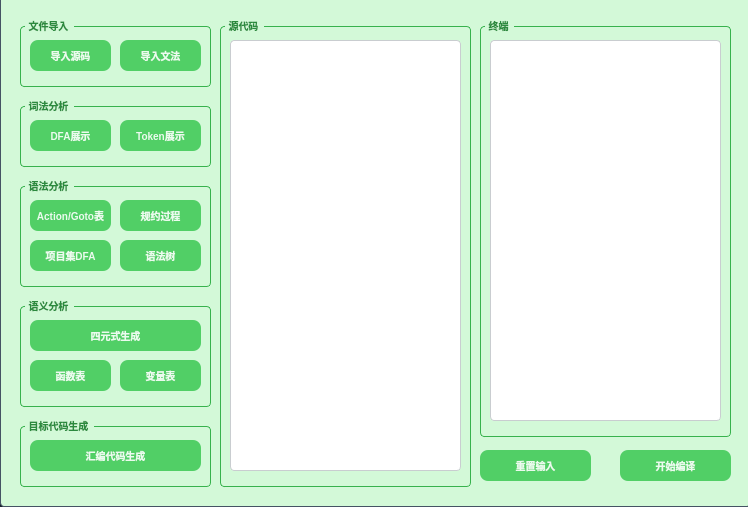
<?xml version="1.0" encoding="UTF-8"?>
<ui version="4.0">
 <class>myCompilerClass</class>
 <widget class="QMainWindow" name="myCompilerClass">
  <property name="geometry">
   <rect>
    <x>0</x>
    <y>0</y>
    <width>748</width>
    <height>507</height>
   </rect>
  </property>
  <property name="windowTitle">
   <string>LR(1) 类 C 文法编译器</string>
  </property>
  <property name="windowIcon">
   <iconset>
    <normaloff>:/myCompiler/picture/icon.png</normaloff>:/myCompiler/picture/icon.png</iconset>
  </property>
  <widget class="QWidget" name="centralWidget">
   <property name="styleSheet">
    <string notr="true">QWidget {
  background-color: #19232D;
  border: 0px solid #455364;
  padding: 0px;
  color: #E0E1E3;
  selection-background-color: #346792;
  selection-color: #E0E1E3;
}

QWidget:disabled {
  background-color: #19232D;
  color: #9DA9B5;
  selection-background-color: #26486B;
  selection-color: #9DA9B5;
}

QWidget::item:selected {
  background-color: #346792;
}

QWidget::item:hover:!selected {
  background-color: #1A72BB;
}</string>
   </property>
   <widget class="QGroupBox" name="groupBox">
    <property name="geometry">
     <rect>
      <x>0</x>
      <y>-10</y>
      <width>751</width>
      <height>521</height>
     </rect>
    </property>
    <property name="styleSheet">
     <string notr="true">QGroupBox {
color: rgb(170, 170, 255);
background-color: rgb(211, 249, 216);
  font-weight: bold;
  border: 1px solid #455364;
  border-radius: 4px;
  padding: 2px;
  margin-top: 6px;
  margin-bottom: 4px;
}

QGroupBox::title {
  rgb(255, 255, 255)
  subcontrol-origin: margin;
  subcontrol-position: top left;
  left: 4px;
  padding-left: 2px;
  padding-right: 4px;
  padding-top: -4px;
}

QGroupBox::indicator {
  margin-left: 2px;
  margin-top: 2px;
  padding: 0;
  height: 14px;
  width: 14px;
}
</string>
    </property>
    <property name="title">
     <string/>
    </property>
    <widget class="QGroupBox" name="groupBox_3">
     <property name="geometry">
      <rect>
       <x>20</x>
       <y>110</y>
       <width>191</width>
       <height>71</height>
      </rect>
     </property>
     <property name="styleSheet">
      <string notr="true">QGroupBox 
{
	border-color: rgb(55, 178, 77);
	color: rgb(43, 138, 62);
	font-size: 10px;
}

QGroupBox::title 
{
    left: 5px;
    top: -5px;
}</string>
     </property>
     <property name="title">
      <string>词法分析</string>
     </property>
     <widget class="QPushButton" name="action_DFA">
      <property name="geometry">
       <rect>
        <x>10</x>
        <y>20</y>
        <width>81</width>
        <height>31</height>
       </rect>
      </property>
      <property name="styleSheet">
       <string notr="true">QPushButton {
	background-color: rgb(81, 207, 102);
	padding: 3px 6px 3px 6px;
	font-weight: 700;
	font-size: 10px;
	border-radius: 8px;
	color: rgb(235, 251, 238);
}

QPushButton:hover
{
    background-color:rgb(140, 233, 154);
    cursor: pointer;
}</string>
      </property>
      <property name="text">
       <string>DFA展示</string>
      </property>
     </widget>
     <widget class="QPushButton" name="action_Token">
      <property name="geometry">
       <rect>
        <x>100</x>
        <y>20</y>
        <width>81</width>
        <height>31</height>
       </rect>
      </property>
      <property name="styleSheet">
       <string notr="true">QPushButton {
	background-color: rgb(81, 207, 102);
	padding: 3px 6px 3px 6px;
	font-weight: 700;
	font-size: 10px;
	border-radius: 8px;
	color: rgb(235, 251, 238);
}

QPushButton:hover
{
    background-color:rgb(140, 233, 154);
    cursor: pointer;
}</string>
      </property>
      <property name="text">
       <string>Token展示</string>
      </property>
     </widget>
    </widget>
    <widget class="QGroupBox" name="groupBox_4">
     <property name="geometry">
      <rect>
       <x>20</x>
       <y>190</y>
       <width>191</width>
       <height>111</height>
      </rect>
     </property>
     <property name="styleSheet">
      <string notr="true">QGroupBox 
{
	border-color: rgb(55, 178, 77);
	color: rgb(43, 138, 62);
	font-size: 10px;
}

QGroupBox::title 
{
    left: 5px;
    top: -5px;
}</string>
     </property>
     <property name="title">
      <string>语法分析</string>
     </property>
     <widget class="QPushButton" name="action_Process">
      <property name="geometry">
       <rect>
        <x>100</x>
        <y>20</y>
        <width>81</width>
        <height>31</height>
       </rect>
      </property>
      <property name="styleSheet">
       <string notr="true">QPushButton {
	background-color: rgb(81, 207, 102);
	padding: 3px 6px 3px 6px;
	font-weight: 700;
	font-size: 10px;
	border-radius: 8px;
	color: rgb(235, 251, 238);
}

QPushButton:hover
{
    background-color:rgb(140, 233, 154);
    cursor: pointer;
}</string>
      </property>
      <property name="text">
       <string>规约过程</string>
      </property>
     </widget>
     <widget class="QPushButton" name="action_Table">
      <property name="geometry">
       <rect>
        <x>10</x>
        <y>20</y>
        <width>81</width>
        <height>31</height>
       </rect>
      </property>
      <property name="styleSheet">
       <string notr="true">QPushButton {
	background-color: rgb(81, 207, 102);
	padding: 3px 6px 3px 6px;
	font-weight: 700;
	font-size: 10px;
	border-radius: 8px;
	color: rgb(235, 251, 238);
}

QPushButton:hover
{
    background-color:rgb(140, 233, 154);
    cursor: pointer;
}</string>
      </property>
      <property name="text">
       <string>Action/Goto表</string>
      </property>
     </widget>
     <widget class="QPushButton" name="actionLR_1_DFA">
      <property name="geometry">
       <rect>
        <x>10</x>
        <y>60</y>
        <width>81</width>
        <height>31</height>
       </rect>
      </property>
      <property name="styleSheet">
       <string notr="true">QPushButton {
	background-color: rgb(81, 207, 102);
	padding: 3px 6px 3px 6px;
	font-weight: 700;
	font-size: 10px;
	border-radius: 8px;
	color: rgb(235, 251, 238);
}

QPushButton:hover
{
    background-color:rgb(140, 233, 154);
    cursor: pointer;
}</string>
      </property>
      <property name="text">
       <string>项目集DFA</string>
      </property>
     </widget>
     <widget class="QPushButton" name="action_Tree">
      <property name="geometry">
       <rect>
        <x>100</x>
        <y>60</y>
        <width>81</width>
        <height>31</height>
       </rect>
      </property>
      <property name="styleSheet">
       <string notr="true">QPushButton {
	background-color: rgb(81, 207, 102);
	padding: 3px 6px 3px 6px;
	font-weight: 700;
	font-size: 10px;
	border-radius: 8px;
	color: rgb(235, 251, 238);
}

QPushButton:hover
{
    background-color:rgb(140, 233, 154);
    cursor: pointer;
}</string>
      </property>
      <property name="text">
       <string>语法树</string>
      </property>
     </widget>
    </widget>
    <widget class="QGroupBox" name="groupBox_5">
     <property name="geometry">
      <rect>
       <x>20</x>
       <y>310</y>
       <width>191</width>
       <height>111</height>
      </rect>
     </property>
     <property name="styleSheet">
      <string notr="true">QGroupBox 
{
	border-color: rgb(55, 178, 77);
	color: rgb(43, 138, 62);
	font-size: 10px;
}

QGroupBox::title 
{
    left: 5px;
    top: -5px;
}</string>
     </property>
     <property name="title">
      <string>语义分析</string>
     </property>
     <widget class="QPushButton" name="action_Quaternion">
      <property name="geometry">
       <rect>
        <x>10</x>
        <y>20</y>
        <width>171</width>
        <height>31</height>
       </rect>
      </property>
      <property name="styleSheet">
       <string notr="true">QPushButton {
	background-color: rgb(81, 207, 102);
	padding: 3px 6px 3px 6px;
	font-weight: 700;
	font-size: 10px;
	border-radius: 8px;
	color: rgb(235, 251, 238);
}

QPushButton:hover
{
    background-color:rgb(140, 233, 154);
    cursor: pointer;
}</string>
      </property>
      <property name="text">
       <string>四元式生成</string>
      </property>
     </widget>
     <widget class="QPushButton" name="action_Func">
      <property name="geometry">
       <rect>
        <x>10</x>
        <y>60</y>
        <width>81</width>
        <height>31</height>
       </rect>
      </property>
      <property name="styleSheet">
       <string notr="true">QPushButton {
	background-color: rgb(81, 207, 102);
	padding: 3px 6px 3px 6px;
	font-weight: 700;
	font-size: 10px;
	border-radius: 8px;
	color: rgb(235, 251, 238);
}

QPushButton:hover
{
    background-color:rgb(140, 233, 154);
    cursor: pointer;
}</string>
      </property>
      <property name="text">
       <string>函数表</string>
      </property>
     </widget>
     <widget class="QPushButton" name="action_Var">
      <property name="geometry">
       <rect>
        <x>100</x>
        <y>60</y>
        <width>81</width>
        <height>31</height>
       </rect>
      </property>
      <property name="styleSheet">
       <string notr="true">QPushButton {
	background-color: rgb(81, 207, 102);
	padding: 3px 6px 3px 6px;
	font-weight: 700;
	font-size: 10px;
	border-radius: 8px;
	color: rgb(235, 251, 238);
}

QPushButton:hover
{
    background-color:rgb(140, 233, 154);
    cursor: pointer;
}</string>
      </property>
      <property name="text">
       <string>变量表</string>
      </property>
     </widget>
    </widget>
    <widget class="QGroupBox" name="groupBox_2">
     <property name="geometry">
      <rect>
       <x>220</x>
       <y>30</y>
       <width>251</width>
       <height>471</height>
      </rect>
     </property>
     <property name="styleSheet">
      <string notr="true">QGroupBox 
{
	border-color: rgb(55, 178, 77);
	color: rgb(43, 138, 62);
	font-size: 10px;
}

QGroupBox::title 
{
    left: 5px;
    top: -5px;
}</string>
     </property>
     <property name="title">
      <string>源代码</string>
     </property>
     <widget class="QTextEdit" name="textEdit">
      <property name="geometry">
       <rect>
        <x>10</x>
        <y>20</y>
        <width>231</width>
        <height>431</height>
       </rect>
      </property>
      <property name="font">
       <font>
        <family>Consolas</family>
       </font>
      </property>
      <property name="styleSheet">
       <string notr="true">QTextEdit {
  background-color: #FFFFFF;
  color: #19232D;
  border-radius: 4px;
  border: 1px solid #C9CDD0;
}

QTextEdit:focus {
  border: 1px solid #73C7FF;
}

QTextEdit:selected {
  background: #9FCBFF;
  color: #C9CDD0;
}</string>
      </property>
     </widget>
    </widget>
    <widget class="QGroupBox" name="groupBox_6">
     <property name="geometry">
      <rect>
       <x>20</x>
       <y>30</y>
       <width>191</width>
       <height>71</height>
      </rect>
     </property>
     <property name="styleSheet">
      <string notr="true">QGroupBox 
{
	border-color: rgb(55, 178, 77);
	color: rgb(43, 138, 62);
	font-size: 10px;
}

QGroupBox::title 
{
    left: 5px;
    top: -5px;
}</string>
     </property>
     <property name="title">
      <string>文件导入</string>
     </property>
     <widget class="QPushButton" name="action_Code">
      <property name="geometry">
       <rect>
        <x>10</x>
        <y>20</y>
        <width>81</width>
        <height>31</height>
       </rect>
      </property>
      <property name="styleSheet">
       <string notr="true">QPushButton {
	background-color: rgb(81, 207, 102);
	padding: 3px 6px 3px 6px;
	font-weight: 700;
	font-size: 10px;
	border-radius: 8px;
	color: rgb(235, 251, 238);
	cursor: pointer;
}

QPushButton:hover
{
    background-color:rgb(140, 233, 154);
    cursor: pointer;
}</string>
      </property>
      <property name="text">
       <string>导入源码</string>
      </property>
     </widget>
     <widget class="QPushButton" name="action_Grammar">
      <property name="geometry">
       <rect>
        <x>100</x>
        <y>20</y>
        <width>81</width>
        <height>31</height>
       </rect>
      </property>
      <property name="styleSheet">
       <string notr="true">QPushButton {
	background-color: rgb(81, 207, 102);
	padding: 3px 6px 3px 6px;
	font-weight: 700;
	font-size: 10px;
	border-radius: 8px;
	color: rgb(235, 251, 238);
}

QPushButton:hover
{
    background-color:rgb(140, 233, 154);
    cursor: pointer;
}</string>
      </property>
      <property name="text">
       <string>导入文法</string>
      </property>
     </widget>
    </widget>
    <widget class="QGroupBox" name="groupBox_7">
     <property name="geometry">
      <rect>
       <x>20</x>
       <y>430</y>
       <width>191</width>
       <height>71</height>
      </rect>
     </property>
     <property name="styleSheet">
      <string notr="true">QGroupBox 
{
	border-color: rgb(55, 178, 77);
	color: rgb(43, 138, 62);
	font-size: 10px;
}

QGroupBox::title 
{
    left: 5px;
    top: -5px;
}</string>
     </property>
     <property name="title">
      <string>目标代码生成</string>
     </property>
     <widget class="QPushButton" name="actionMIPS_code">
      <property name="geometry">
       <rect>
        <x>10</x>
        <y>20</y>
        <width>171</width>
        <height>31</height>
       </rect>
      </property>
      <property name="styleSheet">
       <string notr="true">QPushButton {
	background-color: rgb(81, 207, 102);
	padding: 3px 6px 3px 6px;
	font-weight: 700;
	font-size: 10px;
	border-radius: 8px;
	color: rgb(235, 251, 238);
}

QPushButton:hover
{
    background-color:rgb(140, 233, 154);
    cursor: pointer;
}</string>
      </property>
      <property name="text">
       <string>汇编代码生成</string>
      </property>
     </widget>
    </widget>
    <widget class="QPushButton" name="action_Run">
     <property name="geometry">
      <rect>
       <x>620</x>
       <y>460</y>
       <width>111</width>
       <height>31</height>
      </rect>
     </property>
     <property name="styleSheet">
      <string notr="true">QPushButton {
	background-color: rgb(81, 207, 102);
	padding: 3px 6px 3px 6px;
	font-weight: 700;
	font-size: 10px;
	border-radius: 8px;
	color: rgb(235, 251, 238);
}

QPushButton:hover
{
    background-color:rgb(140, 233, 154);
    cursor: pointer;
}</string>
     </property>
     <property name="text">
      <string>开始编译</string>
     </property>
    </widget>
    <widget class="QGroupBox" name="groupBox_8">
     <property name="geometry">
      <rect>
       <x>480</x>
       <y>30</y>
       <width>251</width>
       <height>421</height>
      </rect>
     </property>
     <property name="styleSheet">
      <string notr="true">QGroupBox 
{
	border-color: rgb(55, 178, 77);
	color: rgb(43, 138, 62);
	font-size: 10px;
}

QGroupBox::title 
{
    left: 5px;
    top: -5px;
}</string>
     </property>
     <property name="title">
      <string>终端</string>
     </property>
     <widget class="QTextBrowser" name="textBrowser">
      <property name="geometry">
       <rect>
        <x>10</x>
        <y>20</y>
        <width>231</width>
        <height>381</height>
       </rect>
      </property>
      <property name="font">
       <font>
        <family>宋体</family>
       </font>
      </property>
      <property name="styleSheet">
       <string notr="true">QTextBrowser {
	background-color: rgb(255, 255, 255);
  
  color: #19232D;
  border-radius: 4px;
  border: 1px solid #C9CDD0;
}</string>
      </property>
     </widget>
    </widget>
    <widget class="QPushButton" name="action_Restart">
     <property name="geometry">
      <rect>
       <x>480</x>
       <y>460</y>
       <width>111</width>
       <height>31</height>
      </rect>
     </property>
     <property name="styleSheet">
      <string notr="true">QPushButton {
	background-color: rgb(81, 207, 102);
	padding: 3px 6px 3px 6px;
	font-weight: 700;
	font-size: 10px;
	border-radius: 8px;
	color: rgb(235, 251, 238);
}

QPushButton:hover
{
    background-color:rgb(140, 233, 154);
    cursor: pointer;
}</string>
     </property>
     <property name="text">
      <string>重置输入</string>
     </property>
    </widget>
   </widget>
  </widget>
  <action name="action_Vartable">
   <property name="text">
    <string>变量表</string>
   </property>
  </action>
  <action name="action_FuncTable">
   <property name="text">
    <string>函数表</string>
   </property>
  </action>
 </widget>
 <layoutdefault spacing="6" margin="11"/>
 <resources>
  <include location="myCompiler.qrc"/>
 </resources>
 <connections/>
</ui>
